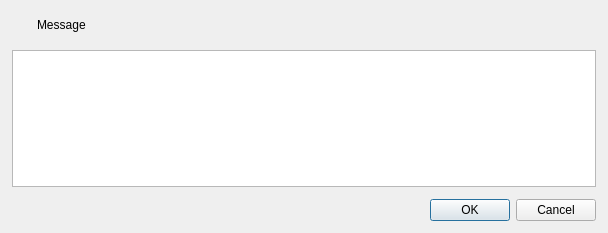
<?xml version="1.0" encoding="UTF-8"?>
<ui version="4.0">
 <class>ui_text_input_dialog</class>
 <widget class="QDialog" name="ui_text_input_dialog">
  <property name="geometry">
   <rect>
    <x>0</x>
    <y>0</y>
    <width>608</width>
    <height>233</height>
   </rect>
  </property>
  <property name="windowTitle">
   <string>OpenSesame says ...</string>
  </property>
  <layout class="QVBoxLayout" name="verticalLayout">
   <property name="spacing">
    <number>12</number>
   </property>
   <property name="margin">
    <number>12</number>
   </property>
   <item>
    <widget class="QWidget" name="input_header" native="true">
     <property name="sizePolicy">
      <sizepolicy hsizetype="Preferred" vsizetype="Fixed">
       <horstretch>0</horstretch>
       <verstretch>0</verstretch>
      </sizepolicy>
     </property>
     <layout class="QHBoxLayout" name="horizontalLayout">
      <property name="spacing">
       <number>12</number>
      </property>
      <property name="margin">
       <number>6</number>
      </property>
      <item>
       <widget class="QLabel" name="label_text_input">
        <property name="sizePolicy">
         <sizepolicy hsizetype="Fixed" vsizetype="Preferred">
          <horstretch>0</horstretch>
          <verstretch>0</verstretch>
         </sizepolicy>
        </property>
        <property name="text">
         <string/>
        </property>
        <property name="pixmap">
         <pixmap>:/icons/about_large.png</pixmap>
        </property>
       </widget>
      </item>
      <item>
       <widget class="QLabel" name="label_message">
        <property name="text">
         <string>Message</string>
        </property>
       </widget>
      </item>
     </layout>
    </widget>
   </item>
   <item>
    <widget class="QTextEdit" name="textedit_input">
     <property name="acceptRichText">
      <bool>false</bool>
     </property>
    </widget>
   </item>
   <item>
    <widget class="QDialogButtonBox" name="buttonBox">
     <property name="orientation">
      <enum>Qt::Horizontal</enum>
     </property>
     <property name="standardButtons">
      <set>QDialogButtonBox::Cancel|QDialogButtonBox::Ok</set>
     </property>
    </widget>
   </item>
  </layout>
 </widget>
 <resources/>
 <connections>
  <connection>
   <sender>buttonBox</sender>
   <signal>accepted()</signal>
   <receiver>ui_text_input_dialog</receiver>
   <slot>accept()</slot>
   <hints>
    <hint type="sourcelabel">
     <x>248</x>
     <y>254</y>
    </hint>
    <hint type="destinationlabel">
     <x>157</x>
     <y>274</y>
    </hint>
   </hints>
  </connection>
  <connection>
   <sender>buttonBox</sender>
   <signal>rejected()</signal>
   <receiver>ui_text_input_dialog</receiver>
   <slot>reject()</slot>
   <hints>
    <hint type="sourcelabel">
     <x>316</x>
     <y>260</y>
    </hint>
    <hint type="destinationlabel">
     <x>286</x>
     <y>274</y>
    </hint>
   </hints>
  </connection>
 </connections>
</ui>
